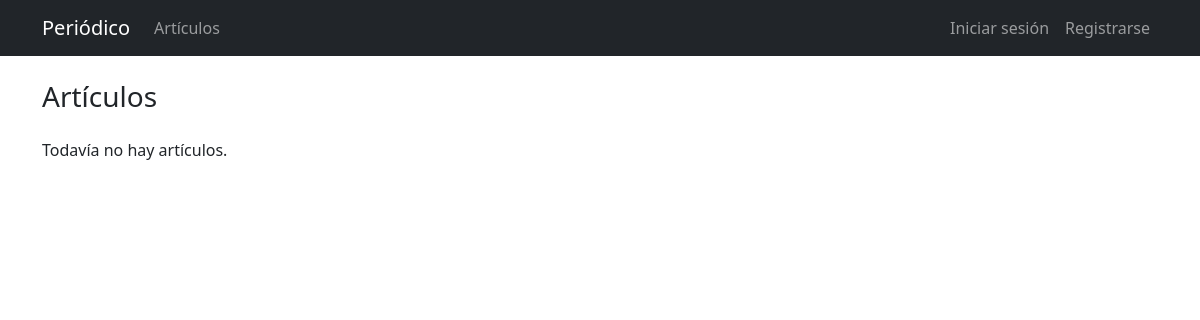
/articulos/, run on an earlier commit of the app's database.
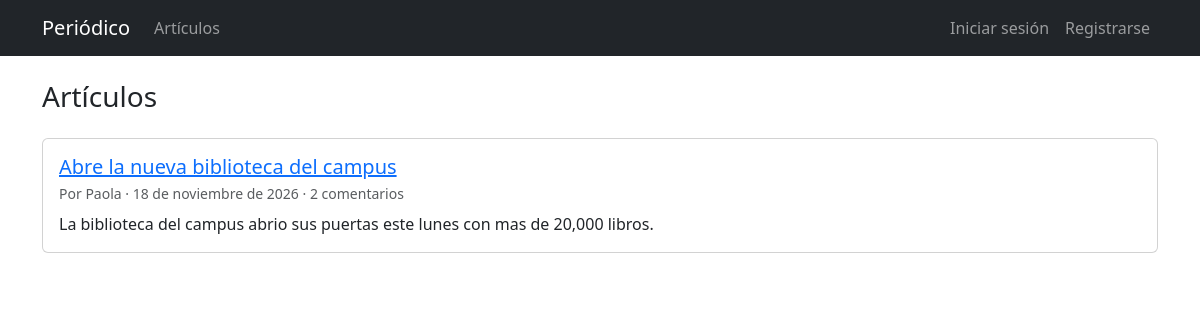
And on a later commit of the database.
### articulos/models.py (models this page shows, shortened)
class Articulo(models.Model):
    titulo = models.CharField("título", max_length=255)
    cuerpo = models.TextField()
    fecha = models.DateTimeField(auto_now_add=True)
    autor = models.ForeignKey(settings.AUTH_USER_MODEL, on_delete=models.CASCADE)
    class Meta:
        ordering = ["-fecha"]
        verbose_name = "artículo"
        verbose_name_plural = "artículos"
    def get_absolute_url(self):
        return reverse("articulo_detalle", kwargs={"pk": self.pk})

### cuentas/models.py (models this page shows)
class UsuarioPersonalizado(AbstractUser):
    edad = models.PositiveIntegerField(null=True, blank=True)

### articulos/views.py (the view)
# urls.py: path("", VistaListaArticulos.as_view(), name="articulo_lista"),
class VistaListaArticulos(ListView):
    model = Articulo
    template_name = "articulos/lista.html"

### templates/articulos/lista.html (shortened to what this page needs)
{% extends "base.html" %}
{% block contenido %}
  <h1 class="h3 mb-4">Artículos</h1>
  {% for articulo in articulo_list %}
    <div class="card mb-3">
      <div class="card-body">
        <h2 class="card-title h5">
          <a href="{{ articulo.get_absolute_url }}">{{ articulo.titulo }}</a>
        </h2>
        <p class="card-subtitle mb-2 text-body-secondary small">
          Por {{ articulo.autor.username }} · {{ articulo.fecha|date:"j \d\e F \d\e Y"|lower }}
          · {{ articulo.comentarios.count }} comentario{{ articulo.comentarios.count|pluralize }}
        </p>
        <p class="card-text">{{ articulo.cuerpo|truncatewords:30 }}</p>
      </div>
    </div>
  {% empty %}
    <p>Todavía no hay artículos.</p>
  {% endfor %}
{% endblock contenido %}

What changed in the data, as far as the page shows it:
added Articulo: titulo "Abre la nueva biblioteca del campus", autor.username "Paola", fecha "18 de noviembre de 2026", comentarios.count "2", cuerpo "La biblioteca del campus abrio sus puertas este lunes con mas de 20,000 libros."
Also different on the page:
text no longer shown: "Todavía no hay artículos."
